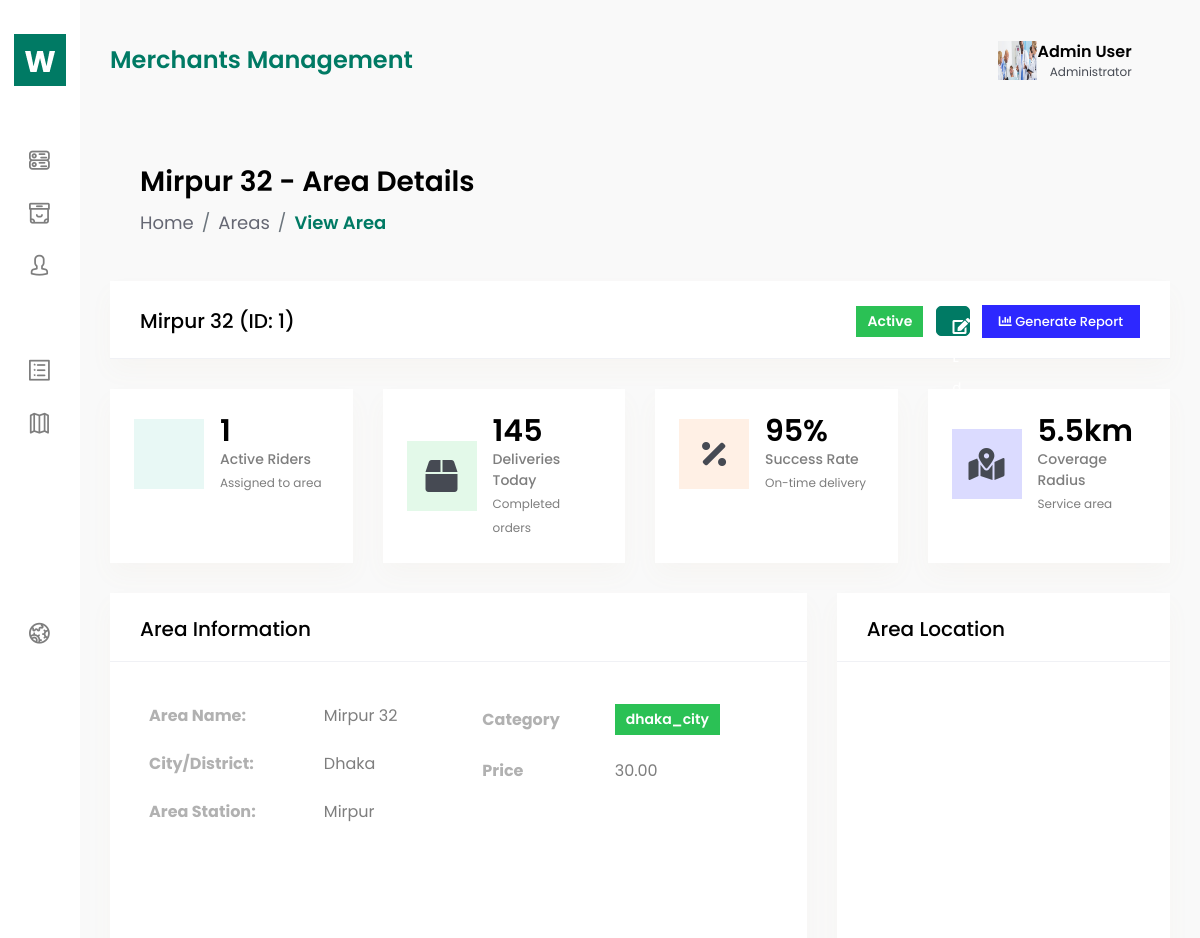
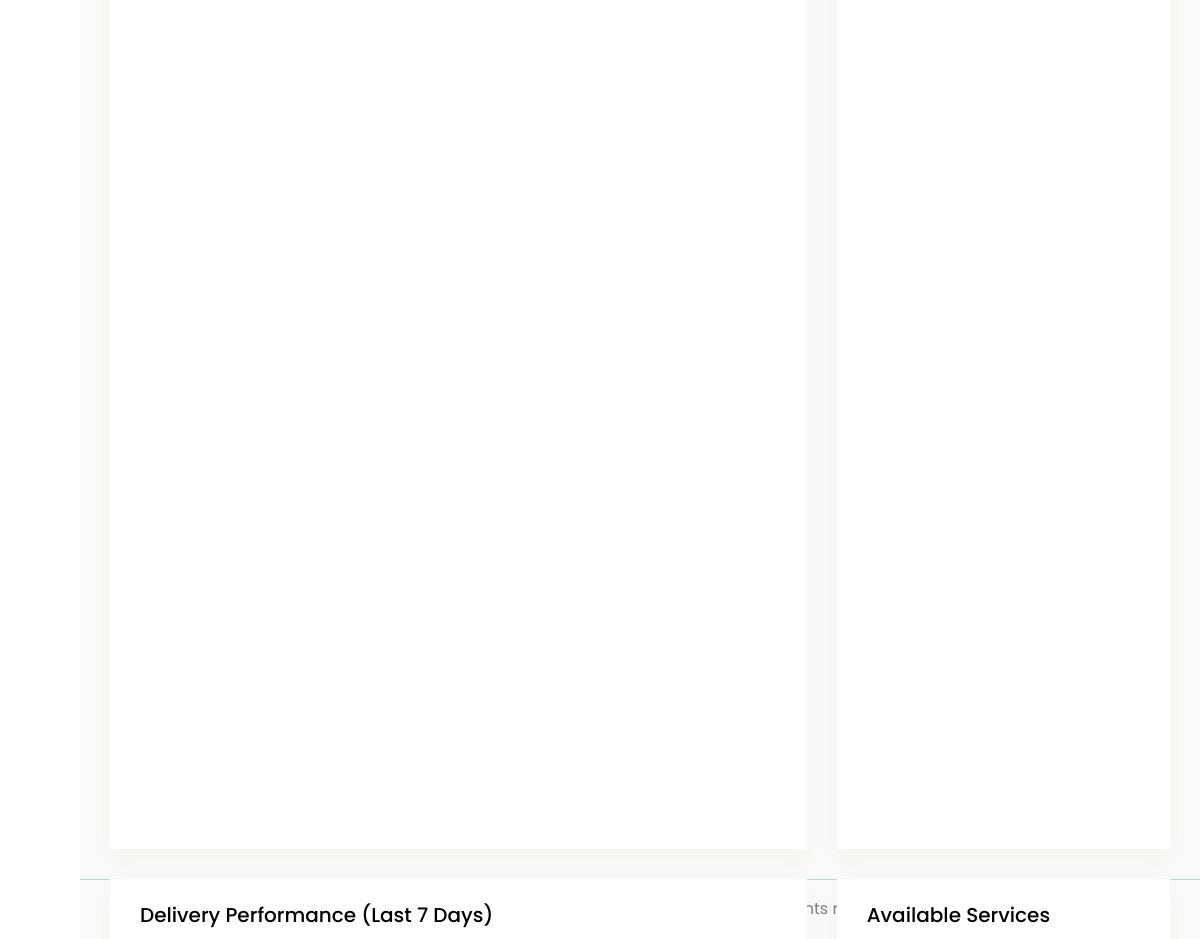
Page /logistics/areas/Mirpur 32/ on the committed database (2 pictures, top to bottom).
### logistics/models.py (models this page shows, shortened)
class Area(models.Model):
    area_id=models.AutoField(primary_key=True)
    area_name=models.CharField(max_length=100)
    area_district=models.CharField(max_length=20,null=True,blank=True)
    area_station=models.CharField(max_length=50, null=True,blank=True)
    area_price=models.DecimalField(max_digits=20, decimal_places=2)
    area_category=models.CharField(max_length=50, choices=[("dhaka_city","dhaka_city"),("sub-city","sub_city"),("outside_dhaka","outside_dhaka"),], default="sub-city")

### logistics/views.py (the view)
# urls.py: path('areas/<str:area_name>/', views.view_area, name="detail_area"),
def view_area(request, area_name):
    areas = (
        Area.objects.annotate(
            soldier_count=Count("deliverysoldier")
        )
        .prefetch_related(
            Prefetch("deliverysoldier_set", queryset=DeliverySoldier.objects.all())
        )  # <-- properly close Prefetch here
        .filter(area_name=area_name)
        .first()
    )
    if not areas:
        return render(request, "404.html", status=404)
    context = {
        "areas": areas,
        "total_soldiers": areas.deliverysoldier_set.filter(status="active").count(),
    }
    return render(request, "logistics/area-view.html", context)

### logistics/templates/logistics/area-view.html (shortened to what this page needs)
{%extends 'base.html'%}
{%block content%}
<div class="content-body">
            <div class="container-fluid">
                <div class="row page-titles mx-0">
                    <div class="col-sm-6 p-md-0">
                        <div class="welcome-text">
                            <h4>{{ areas.area_name}} - Area Details</h4>
                        </div>
                    </div>
                    <div class="col-sm-6 p-md-0 justify-content-sm-end mt-2 mt-sm-0 d-flex">
                        <ol class="breadcrumb">
                            <li class="breadcrumb-item"><a href="{% url 'dashboard'%}">Home</a></li>
                            <li class="breadcrumb-item"><a href="{% url "area"%}">Areas</a></li>
                            <li class="breadcrumb-item active"><a href="{% url 'detail_area' areas.area_name%}">View Area</a></li>
                        </ol>
                    </div>
                </div>
                <div class="row">
                    <div class="col-xl-12">
                        <div class="card">
                            <div class="card-header">
                                <h4 class="card-title">{{ areas.area_name}} (ID: {{areas.area_id}})</h4>
                                <div class="card-action">
                                    <span class="badge badge-success mr-2">Active</span>
                                    <a href="{% url 'edit_area' areas.area_name%}" class="btn btn-primary btn-sm mr-2">
                                        <i class="fas fa-edit"></i> Edit
                                    </a>
                                    <button type="button" class="btn btn-info btn-sm" data-toggle="modal" data-target="#areaReportModal">
                                        <i class="fas fa-chart-bar"></i> Generate Report
                                    </button>
                                </div>
                            </div>
                        </div>
                    </div>
                </div>
                <div class="row">
                    <div class="col-xl-3 col-lg-6 col-sm-6">
                        <div class="widget-stat card">
                            <div class="card-body p-4">
                                <div class="media ai-icon">
                                    <span class="mr-3 bgl-primary ai-icon">
                                    </span>
                                    <div class="media-body">
                                        <h3 class="mb-0 text-black">{{total_soldiers}}</h3>
                                        <p class="mb-0">Active Riders</p>
                                        <small>Assigned to area</small>
                                    </div>
                                </div>
                            </div>
                        </div>
                    </div>
                    <div class="col-xl-3 col-lg-6 col-sm-6">
                        <div class="widget-stat card">
                            <div class="card-body p-4">
                                <div class="media ai-icon">
                                    <span class="mr-3 bgl-success ai-icon">
                                        <i class="fas fa-box"></i>
                                    </span>
                                    <div class="media-body">
                                        <h3 class="mb-0 text-black">145</h3>
                                        <p class="mb-0">Deliveries Today</p>
                                        <small>Completed orders</small>
                                    </div>
                                </div>
                            </div>
                        </div>
                    </div>
                    <div class="col-xl-3 col-lg-6 col-sm-6">
                        <div class="widget-stat card">
                            <div class="card-body p-4">
                                <div class="media ai-icon">
                                    <span class="mr-3 bgl-warning ai-icon">
                                        <i class="fas fa-percentage"></i>
                                    </span>
                                    <div class="media-body">
                                        <h3 class="mb-0 text-black">95%</h3>
                                        <p class="mb-0">Success Rate</p>
                                        <small>On-time delivery</small>
                                    </div>
                                </div>
                            </div>
                        </div>
                    </div>
                    <div class="col-xl-3 col-lg-6 col-sm-6">
                        <div class="widget-stat card">
                            <div class="card-body p-4">
                                <div class="media ai-icon">
                                    <span class="mr-3 bgl-info ai-icon">
                                        <i class="fas fa-map-marked-alt"></i>
                                    </span>
                                    <div class="media-body">
                                        <h3 class="mb-0 text-black">5.5km</h3>
                                        <p class="mb-0">Coverage Radius</p>
                                        <small>Service area</small>
                                    </div>
                                </div>
                            </div>
                        </div>
                    </div>
                </div>
                <div class="row">
                    <div class="col-xl-8">
                        <div class="card">
                            <div class="card-header">
                                <h4 class="card-title">Area Information</h4>
                            </div>
                            <div class="card-body">
                                <div class="row">
                                    <div class="col-md-6">
                                        <table class="table table-borderless">
                                            <tr>
                                                <td><strong>Area Name:</strong></td>
                                                <td>{{ areas.area_name}}</td>
                                            </tr>
                                            <tr>
                                                <td><strong>City/District:</strong></td>
                                                <td>{{areas.area_district}}</td>
                                            </tr>
                                            <tr>
                                                <td><strong>Area Station:</strong></td>
                                                <td>{{ areas.area_station}}</td>
                                            </tr>
                                        </table>
                                    </div>
                                    <div class="col-md-6">
                                        <table class="table table-borderless">
                                            <tr>
                                                <td><strong>Category</strong></td>
                                                <td><span class="badge badge-success">{{areas.area_category}}</span></td>
                                            </tr>
                                            <tr>
                                                <td><strong>Price</strong></td>
                                                <td>{{areas.area_price}}</td>
                                            </tr>
                                        </table>
                                    </div>
                                </div>
                            </div>
                        </div>
                        <div class="card">
                            <div class="card-header">
                                <h4 class="card-title">Delivery Performance (Last 7 Days)</h4>
                            </div>
                        </div>
                    </div>
                    <div class="col-xl-4">
                        <div class="card">
                            <div class="card-header">
                                <h4 class="card-title">Area Location</h4>
                            </div>
                            <div class="card-body">
                                <div id="areaMap" style="height: 300px; width: 100%;"></div>
                            </div>
                        </div>
                        <div class="card">
                            <div class="card-header">
                                <h4 class="card-title">Available Services</h4>
                            </div>
                        </div>
                    </div>
                </div>
            </div>
        </div>
{%endblock%}

### static/assets/css/custom-primary.css (style rules this page uses)
:root { --primary-color: #007A64; --primary-dark: #005a4a; --primary-light: #00A885; --primary-lighter: #e8f8f5; --primary-border: #a8ddd0; --accent-yellow: #FFD700; --accent-yellow-light: #FFF176; --accent-yellow-dark: #FFC107; --warning-yellow: #FF9800; --gradient-primary: linear-gradient(135deg, var(--primary-color) 0%, var(--primary-light) 100%); --gradient-accent: linear-gradient(135deg, var(--accent-yellow) 0%, var(--accent-yellow-dark) 100%); --gradient-combined: linear-gradient(135deg, var(--primary-color) 0%, var(--accent-yellow) 100%); }
.btn-primary { background-color: var(--primary-color) !important; border-color: var(--primary-color) !important; }
.bgl-primary { background-color: var(--primary-lighter) !important; }
a { color: var(--primary-color); }
.card .btn-primary { background-color: var(--primary-color) !important; border-color: var(--primary-color) !important; }
.breadcrumb-item.active { color: var(--primary-color) !important; }

### rows in the picture
Area: area_name "Mirpur 32", area_id "1", area_district "Dhaka", area_station "Mirpur", area_category "dhaka_city", area_price "30.00"

### other values in the picture
{{ total_soldiers }} "1"
